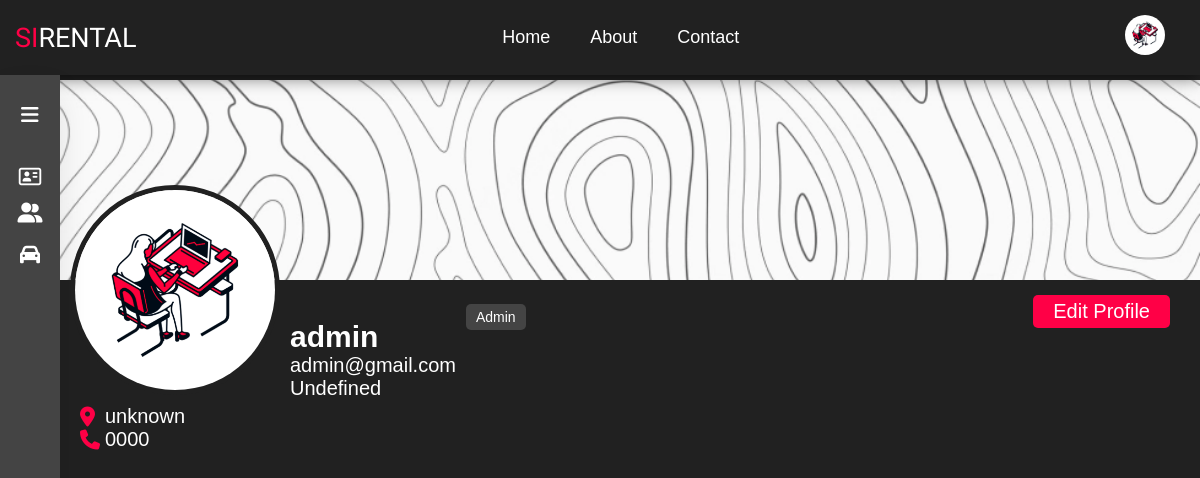
The app's page /profile.php?user_id=1 (signed in) with its own data.
### tables this page shows
CREATE TABLE IF NOT EXISTS `users` (
  `user_id` int(11) NOT NULL AUTO_INCREMENT,
  `user_name` varchar(50) DEFAULT NULL,
  `user_email` varchar(30) NOT NULL,
  `user_password` varchar(16) NOT NULL,
  `user_address` varchar(50) DEFAULT NULL,
  `user_phone` varchar(50) DEFAULT NULL,
  `user_gender` char(50) DEFAULT NULL,
  `user_level` int(11) NOT NULL,
  PRIMARY KEY (`user_id`),
  UNIQUE KEY `user_email` (`user_email`)
);

### profile.php (the view, shortened to what this page needs)
<?php
include('server/connection.php');
$id = $_GET['user_id'];
$query = "SELECT * FROM users WHERE user_id = $id";
$result = mysqli_query($conn, $query);
$row = mysqli_fetch_assoc($result);
include("layouts/navbar.php");
?>
<?php if ($row['user_level'] == 0) {
  $role = "Admin";
} else if ($row['user_level'] == 1) {
  $role = "Member";
} else {
  $role = "Customer";
}
?>
<div class="container-profile">
  <div class="background-profile">
    <img src="assets/background/topo.png" alt="" class="background-image" />
  </div>
  <div class="content-profile">
    <div>
      <img src="assets/icon/<?php echo $role; ?>.png" alt="" class="profile-image" />
    </div>
    <div class="profile-data">
      <h2><?php echo $row['user_name'] ?></h2>
      <p><?php echo $row['user_email'] ?></p>
      <p><?php if ($row['user_gender'] == "M") {
            $gender = "Male";
          } else if ($row['user_gender'] == 'F') {
            $gender = "Female";
          } else {
            $gender = "Undefined";
          }
          echo $gender;
          ?>
      </p>
      <div class="profile-data-privacy">
        <div>
          <i class="fa-solid fa-location-dot"></i>
          <p><?php echo $row['user_address'] ?></p>
        </div>
        <div>
          <i class="fa-solid fa-phone"></i>
          <p><?php echo $row['user_phone'] ?></p>
        </div>
      </div>
    </div>
    <div class="role" type="<?php echo $role ?>">
      <?php echo $role ?>
    </div>
    <a href="editProfile.php?user_id=<?php echo $row['user_id'] ?>" class="btn-edit-profil">
      <div>Edit Profile</div>
    </a>
  </div>
</div>
<?php
include('layouts/sidebar.php');
?>
</body>
</html>

### style/style.css (style rules this page uses)
*, body { margin: 0; padding: 0; }
.background-profile { width: 100%; margin: 0; padding: 0; }
.background-image { object-fit: cover; width: 100%; height: 200px; }
.content-profile { padding-left: 70px; position: relative; top: -100px; display: flex; align-items: end; }
.btn-edit-profil { position: absolute; text-decoration: none; color: #ffffff; right: 30px; top: 110px; }
.btn-edit-profil div { background-color: #ff0046; padding: 5px 20px; border-radius: 5px; }
.profile-image { object-fit: cover; width: 200px; border-radius: 100%; border: 5px solid #212121; }
.profile-data { padding-left: 10px; height: 50%; width: max-content; }
.profile-data-privacy { position: absolute; left: 80px; padding-top: 5px; flex-direction: row; }
.profile-data-privacy div { display: flex; align-items: center; }
.profile-data-privacy div p { margin-left: 10px; text-align: left; }
.profile-data-privacy div i { width: 15px; text-align: center; color: #ff0046; }
.role { font-size: 14px; position: relative; align-content: start; bottom: 70px; padding: 5px 10px; margin-left: 10px; border-radius: 5px; }
.role[type="admin"] { background-color: #444444; }
.container-profile { color: white; background-color: #212121; width: 100%; padding-top: 10vh; height: 90vh; font-family: "Poppins", sans-serif; font-size: 20px; }

### records on screen
users: user_name "admin", user_email "admin@gmail.com", user_gender "Undefined", user_address "unknown", user_phone "0000", user_level "Admin"
